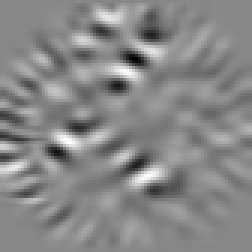
#> input picture search/eigenFace/newdata0/eigen_106.jpg, 84 x 84 px, given as the content of the folder ../new_dataset, which was not available (shown 3 times larger)
$ python new_edge.py   (older library calls are emulated)
#> lines starting #> are read from the running program, lines starting #| are printed output that depends on the picture; pictures that were not available may be replaced by others from this repository, and a replacement may not be noted
### utils.py
import numpy as np
import cv2
import glob
import math
import os
from skimage.exposure import rescale_intensity

# ２乗距離
def sqdist(X, Y):
    distance = np.sum((X[:, np.newaxis]-Y) ** 2, axis=-1)
    return distance

# 画像を一列にして行列を生成する
# [45 lines left out: functions createMatrix, get_data, not called in this run]

def get_data_edge(path, label_edge):
#> called with path = '../new_dataset'
    path_list = glob.glob(path+'/*')
    sobel_x = []
    sobel_y = []
    canny_list = []
    y_train = []
    for label, pic_path in enumerate(path_list):
        train_list = glob.glob(pic_path+'/*')
        train_list = sorted(train_list, key=lambda x: int(''.join(filter(str.isdigit,x))))
        dir_path = 'sobel_x'
        os.makedirs(dir_path+f'/newdata{label}', exist_ok=True)
        dir_path1 = 'sobel_y'
        os.makedirs(dir_path1+f'/newdata{label}', exist_ok=True)
        # dir_path2 = 'newdata/sobel_combine'
        # os.makedirs(dir_path2+f'/newdata{label}', exist_ok=True)
        for i, train in enumerate(train_list):
            x_train = cv2.imread(train)
#> x_train is the input picture: shape (84, 84, 3); min 0, max 254, mean 135.1
            # エッジ検出
            #sobel_x_img, sobel_y_img, canny = edge_img(x_train)
            sobel_x_img, sobel_y_img, canny = edge_gauss(x_train)

            # エッジ強度の計算
            magnitude = np.sqrt(sobel_x_img**2 + sobel_y_img**2)
            average_magnitude = np.mean(magnitude)
            #print(average_magnitude)

            if label in label_edge:
                label_edge[label] += average_magnitude / 360
            else:
                label_edge[label] = average_magnitude / 360

            # [19 lines of commented-out code are left out]

            sobel_x_img = np.float32(sobel_x_img) / 255.0
            sobel_y_img = np.float32(sobel_y_img) / 255.0
            canny = np.float32(canny) / 255.0
            sobel_x.append(sobel_x_img)
            sobel_y.append(sobel_y_img)
            canny_list.append(canny)

        y_train += [label]*len(train_list)
    return sobel_x, sobel_y, canny_list, y_train, label, label_edge

# ハミング距離
# [5 lines left out: function hamming_dis, not called in this run]

# 量子化誤差
def quantization_error(feature, binary_feature):
    dis = np.sqrt(np.sum((feature-binary_feature) ** 2))
    return dis

# ラベルごとのバウンディングヴボックス
# [232 lines left out: functions rectangle, nms_all, nms_general, nms_correction, nms, not called in this run]

# ガウスカーネル, カーネルトリックに使用
def gaussian_kernel(X, X_anchor, sigma):
     kernel = np.exp(-sqdist(X, X_anchor) / (2*sigma*sigma))
     return kernel

# エッジ抽出，ガウスカーネルをしてsobelフィルタ適用
# [18 lines left out: function edge_img, not called in this run]

def edge_gauss(img):
    img = cv2.cvtColor(img, cv2.COLOR_BGR2GRAY)
    sigma = 3.0
    N = int(np.floor(sigma*3.0)*2+1)
    h = np.zeros((N, N), dtype=np.float32)
    hx = np.zeros_like(h)
    hy = np.zeros_like(h)
    for sy in range(N):
        for sx in range(N):
            x = sx - (N-1) / 2
            y = sy - (N-1) /2
            gx = -x * np.exp(-(x*x+y*y) / (2.0*sigma*sigma)) / (2*math.pi*sigma*sigma*sigma*sigma)
            hx[sy, sx] = gx
            gy = -y * np.exp(-(x*x+y*y) / (2.0*sigma*sigma)) / (2*math.pi*sigma*sigma*sigma*sigma)
            hy[sy,sx] = gy
    dx = cv2.filter2D(img, cv2.CV_32F, hx)
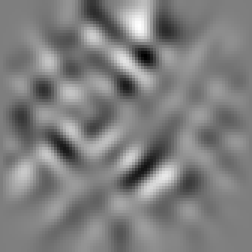
#> dx: shape (84, 84) float32 (shown 3 times larger); min -8.25, max 8.32, mean 0.000465; drawn with min black and max white
    dy = cv2.filter2D(img, cv2.CV_32F, hy)
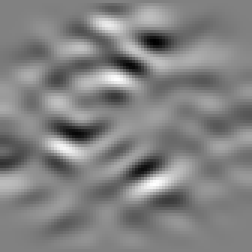
#> dy: shape (84, 84) float32 (shown 3 times larger); min -11.8, max 11.42, mean 0.025; drawn with min black and max white

    combined = cv2.addWeighted(dx, 0.5, dy, 0.5, 0)
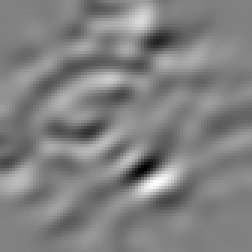
#> combined: shape (84, 84) float32 (shown 3 times larger); min -8.8, max 8.58, mean 0.0127; drawn with min black and max white
#> in get_data_edge, `magnitude = np.sqrt(sobel_x_img**2 + sobel_y_img**2)`:
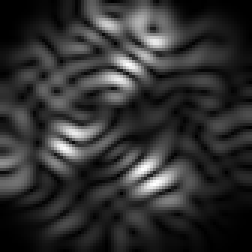
#> magnitude: shape (84, 84) float32 (shown 3 times larger); min 2.73e-07, max 12.78, mean 2.45; drawn with min black and max white
#> in get_data_edge, `average_magnitude = np.mean(magnitude)`: average_magnitude = 2.45
#> `edge_x, edge_y, edge, y_train, label, label_edge = get_data_edge(path,..`: edge_x = 1 item; y_train = [0]; label = 0; label_edge = {0: 0.00681}

    return dx, dy, combined

# 補正係数
def correction_factor(label_edge):
    value_list = [round(value, 2) for value in label_edge.values()]
#> value_list = [0.01]
    list_max = max(value_list)
#> list_max = 0.01

    sorted_value = sorted(value_list)
#> sorted_value = [0.01]
    sorted_indices = np.argsort(value_list)[::-1]
#> sorted_indices = [0]
    # 最大値で割る
    normalized_value = [1.5 - (value / list_max) for value in sorted_value]
#> normalized_value = [0.5]
    adjusted_value = [None] * len(value_list)
#> adjusted_value = 1 item

    for i, idx in enumerate(sorted_indices):
        adjusted_value[idx] = normalized_value[-(i+1)] * (i*i+1)
#> this loop made 1 pass
#> after the loop, adjusted_value = [0.5]
        #adjusted_value[idx] = normalized_value[i] * (i+1)

    normalized_array = np.array(adjusted_value)
#> normalized_array = [0.5]

    return normalized_array


# [55 lines left out: functions time_calculation, add_data, add_edge_data, not called in this run]

### search/new_edge.py
import os
import sys
current_dir = os.path.dirname(os.path.abspath(__file__))
parent_dir = os.path.dirname(current_dir)
sys.path.append(parent_dir)
import cv2
import glob
import numpy as np
import os
import time
from skimage.exposure import rescale_intensity
from utils import *

# [49 lines of commented-out code are left out]

def template_edge(mean, eigenVectors, i, size):
    eigen = []
    dir = f'eigenFace'
    os.makedirs(dir+f'/newdata{i}', exist_ok=True)
    for j, eigenVector in enumerate(eigenVectors):
        eigenFace = eigenVector.reshape(size)
        eigenFace1 = rescale_intensity(eigenFace, out_range=(0,255))
        eigenFace1 = np.dstack([eigenFace1.astype("uint8")])
        cv2.imwrite(dir+f'/newdata{i}/eigen_{j}.jpg', eigenFace1)
        eigen.append(eigenFace)

    return eigen

def create_eigen_edge(train, NUM_EIGEN, size):
    eigenFaces = []
    concat_eigenVectors = []
    for i in range(label):
        data = createMatrix(train[i*360:(i+1)*360], size)
        mean, eigenVectors = cv2.PCACompute(data, mean = None, maxComponents = NUM_EIGEN)
        eigen = template_edge(mean, eigenVectors, i, size)
        eigenFaces.append(eigen)
        concat_eigenVectors.append(eigenVectors)
    eigenFaces = np.vstack(eigenFaces)
    #eigenVectors = np.concatenate(eigenVectors)
    eigenVectors = np.vstack(concat_eigenVectors)

    return eigenFaces, eigenVectors

if __name__ == '__main__':
    start_time = time.time()
    # テンプレート数
    NUM_EIGEN_TEMPS_EDGE = 150
    # ファイルディレクトリ
    path = "../new_dataset"
    # ラベルとエッジ強度の辞書
    label_edge = {}
    edge_x, edge_y, edge, y_train, label, label_edge = get_data_edge(path, label_edge)
    y_train = np.array(y_train)
    #sobel = (sobel_x + sobel_y) / 2
    os.makedirs('newdata_npy', exist_ok=True)
    np.save('newdata_npy/sobel_x.npy', edge_x)
    np.save('newdata_npy/sobel_y.npy', edge_y)
    # np.save('newdata_npy/canny_list.npy', canny_list)
    np.save('newdata_npy/y_train.npy', y_train)

    # 補正係数
    correction_value = correction_factor(label_edge)
#> correction_value = [0.5]

    size_edge = edge_x[0].shape
#> size_edge = (84, 84)

    eigenFaces_x, eigenVectors_x = create_eigen_edge(edge_x, NUM_EIGEN_TEMPS_EDGE, size_edge)
#> after the loop in create_eigen_edge, `for i in range(label):`: concat_eigenVectors = []
#> (the run stopped early here; a loop or call above may not have finished)

$ run again, on search/eigenFace/newdata1/eigen_122.jpg
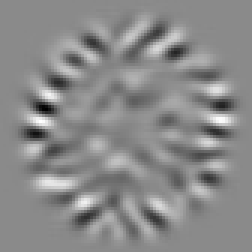
#> input picture search/eigenFace/newdata1/eigen_122.jpg, 84 x 84 px, given as the content of the folder ../new_dataset, which was not available (shown 3 times larger)
#> in get_data_edge, x_train is the input picture: shape (84, 84, 3); min 0, max 255, mean 137.8
#> in edge_gauss, `combined = cv2.addWeighted(dx, 0.5, dy, 0.5, 0)`:
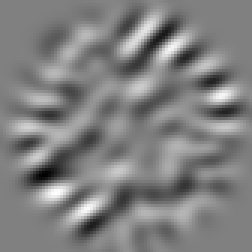
#> combined: shape (84, 84) float32 (shown 3 times larger); min -5.37, max 5.29, mean -0.000576; drawn with min black and max white
#> in get_data_edge, `magnitude = np.sqrt(sobel_x_img**2 + sobel_y_img**2)`:
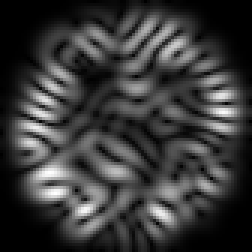
#> magnitude: shape (84, 84) float32 (shown 3 times larger); min 3.95e-08, max 8.97, mean 2.02; drawn with min black and max white
#> average_magnitude = 2.02
#> edge_x = 1 item; y_train = [0]; label = 0; label_edge = {0: 0.00561}
#> value_list = [0.01]
#> list_max = 0.01
#> sorted_value = [0.01]
#> sorted_indices = [0]
#> normalized_value = [0.5]
#> in correction_factor, `adjusted_value = [None] * len(value_list)`: adjusted_value = 1 item
#> the loop in correction_factor, `for i, idx in enumerate(sorted_indices):` made 1 pass
#> after the loop in correction_factor, `for i, idx in enumerate(sorted_indices):`: adjusted_value = [0.5]
#> after the loop in create_eigen_edge, `for i in range(label):`: concat_eigenVectors = []

$ run again, on search/eigenFace/newdata1/eigen_136.jpg
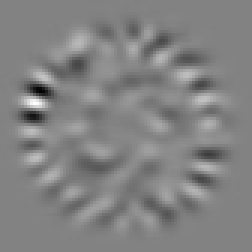
#> input picture search/eigenFace/newdata1/eigen_136.jpg, 84 x 84 px, given as the content of the folder ../new_dataset, which was not available (shown 3 times larger)
#> in get_data_edge, x_train is the input picture: shape (84, 84, 3); min 0, max 255, mean 130.2
#> in edge_gauss, `combined = cv2.addWeighted(dx, 0.5, dy, 0.5, 0)`:
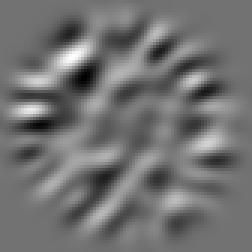
#> combined: shape (84, 84) float32 (shown 3 times larger); min -3.71, max 4.57, mean -0.00113; drawn with min black and max white
#> in get_data_edge, `magnitude = np.sqrt(sobel_x_img**2 + sobel_y_img**2)`:
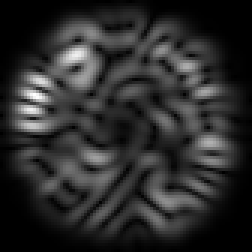
#> magnitude: shape (84, 84) float32 (shown 3 times larger); min 1.56e-07, max 8.43, mean 1.46; drawn with min black and max white
#> average_magnitude = 1.46
#> edge_x = 1 item; y_train = [0]; label = 0; label_edge = {0: 0.00405}
#> value_list = [0]
#> list_max = 0
#> sorted_value = [0]
#> normalized_value = [nan]
#> in correction_factor, `adjusted_value = [None] * len(value_list)`: adjusted_value = 1 item
#> the loop in correction_factor, `for i, idx in enumerate(sorted_indices):` made 1 pass
#> after the loop in correction_factor, `for i, idx in enumerate(sorted_indices):`: adjusted_value = [nan]
#> after the loop in create_eigen_edge, `for i in range(label):`: concat_eigenVectors = []

$ run again, on search/eigenFace/newdata2/eigen_0.jpg
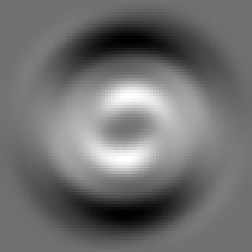
#> input picture search/eigenFace/newdata2/eigen_0.jpg, 84 x 84 px, given as the content of the folder ../new_dataset, which was not available (shown 3 times larger)
#> in get_data_edge, x_train is the input picture: shape (84, 84, 3); min 0, max 255, mean 111.9
#> in edge_gauss, `combined = cv2.addWeighted(dx, 0.5, dy, 0.5, 0)`:
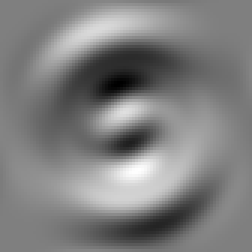
#> combined: shape (84, 84) float32 (shown 3 times larger); min -9.26, max 9.28, mean 0.00869; drawn with min black and max white
#> in get_data_edge, `magnitude = np.sqrt(sobel_x_img**2 + sobel_y_img**2)`:
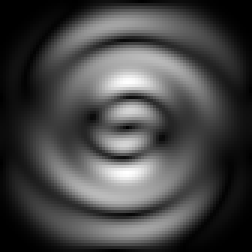
#> magnitude: shape (84, 84) float32 (shown 3 times larger); min 2.02e-07, max 15.74, mean 4.34; drawn with min black and max white
#> average_magnitude = 4.34
#> edge_x = 1 item; y_train = [0]; label = 0; label_edge = {0: 0.0121}
#> value_list = [0.01]
#> list_max = 0.01
#> sorted_value = [0.01]
#> sorted_indices = [0]
#> normalized_value = [0.5]
#> in correction_factor, `adjusted_value = [None] * len(value_list)`: adjusted_value = 1 item
#> the loop in correction_factor, `for i, idx in enumerate(sorted_indices):` made 1 pass
#> after the loop in correction_factor, `for i, idx in enumerate(sorted_indices):`: adjusted_value = [0.5]
#> after the loop in create_eigen_edge, `for i in range(label):`: concat_eigenVectors = []
